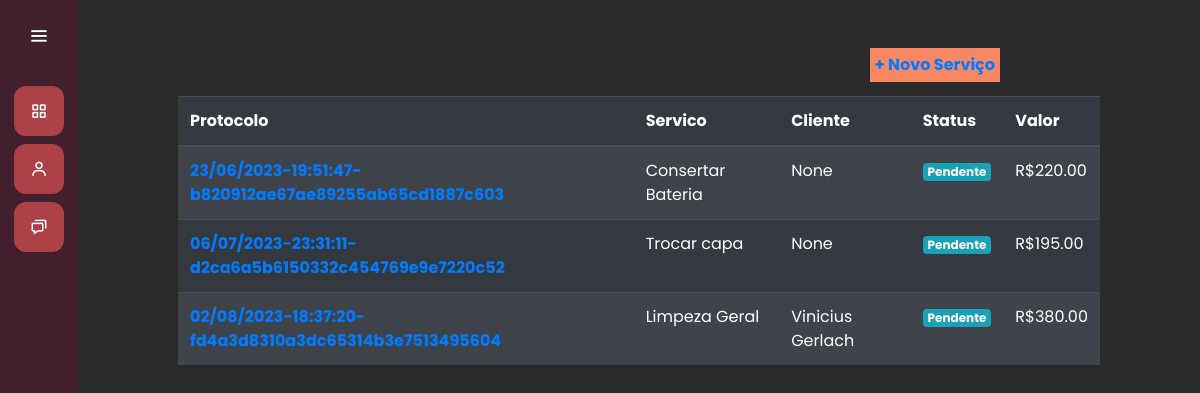
Before: /servicos/ with the older database file.
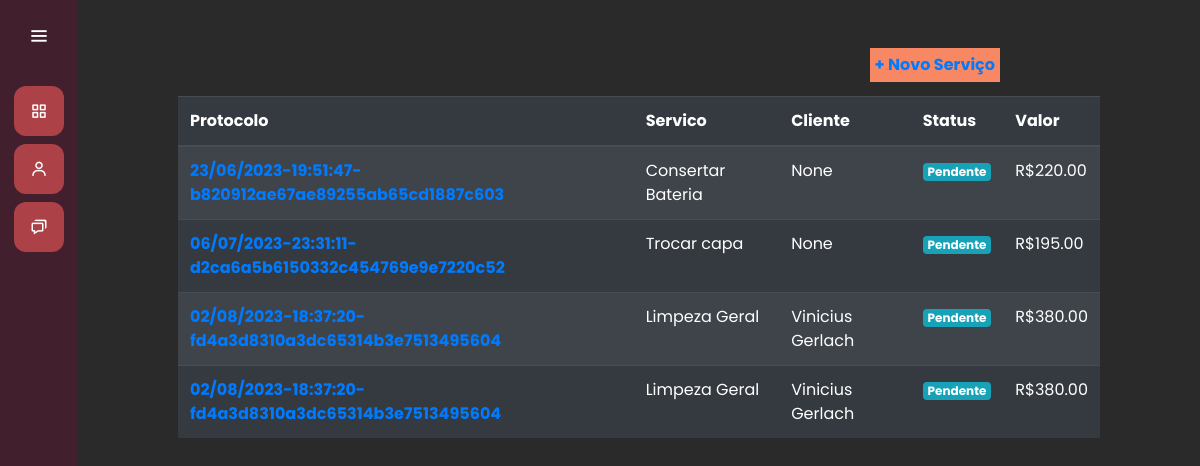
After: the same page with the newer database file.
### servicos/models.py (models this page shows, shortened)
class Servico(models.Model):
    servico = models.CharField(max_length=30)
    cliente = models.ForeignKey(Cliente, on_delete=models.SET_NULL, null=True)
    preco = models.DecimalField(max_digits=8, decimal_places=2, null=True)
    data_inicio = models.DateField(null=True)
    data_entrega = models.DateField(null=True)
    descricao = models.CharField(max_length=100, null=True)
    finalizado = models.BooleanField(default=False)
    protocolo = models.CharField(max_length=52, null=True, blank=True)
    identificador = models.CharField(max_length=24, null=True, blank=True)

### clientes/models.py (models this page shows)
class Cliente(models.Model):
    nome_completo = models.CharField(max_length=80, default=True)
    email = models.EmailField(max_length=50)
    cpf = models.CharField(max_length=11)
    def __str__(self) -> str:
        return self.nome_completo

### servicos/views.py (the view)
# urls.py: path('', views.listar_servico, name="servicos"),
def listar_servico(request):
    if request.method == "GET":
        servicos = Servico.objects.all()
        return render(request, 'listar_servico.html', {'servicos': servicos})

### servicos/templates/listar_servico.html
{% extends "base.html" %}
{% load static %}
{% block 'head' %}
    <link rel="stylesheet" href="{% static 'clientes/css/clientes.css' %}">
    <link rel="stylesheet" href="{% static 'servicos/css/listar_servico.css' %}">
{% endblock %}
{% block 'dashboard' %}
    <br>
    <br>
    <div class="container-fluid distanciamento">
        <div>
            <a class="btn-add-servicos" href="{% url 'novo_servico' %}">+ Novo Serviço</a>
            <br>
            <br>
            <table class="table table-striped table-dark">
                <thead>
                    <tr>
                        <th scope="col">Protocolo</th>
                        <th scope="col">Servico</th>
                        <th scope="col">Cliente</th>
                        <th scope="col">Status</th>
                        <th scope="col">Valor</th>
                    </tr>
                </thead>
                <tbody>
                    {% for servico in servicos %}
                        <tr>
                            <th><a href="{% url 'servico' servico.identificador %}">{{servico.protocolo}}</a></th>
                            <td>{{servico.servico}}</td>
                            <td>{{servico.cliente}}</td>
                            <td>
                                {% if servico.finalizado %}
                                    <span class="badge badge-success">Finalizado</span>
                                {% else %}
                                    <span class="badge badge-info">Pendente</span>
                                {% endif %}
                            </td>
                            <td>R${{servico.preco}}</td>
                        </tr>
                    {% endfor %}
                </tbody>
            </table>
        </div>
    </div>
{% endblock %}

Changed rows visible on the page:
added Servico: protocolo "02/08/2023-18:37:20-fd4a3d8310a3dc65314b3e7513495604", servico "Limpeza Geral", cliente "Vinicius Gerlach", finalizado "Pendente", preco "380.00"
